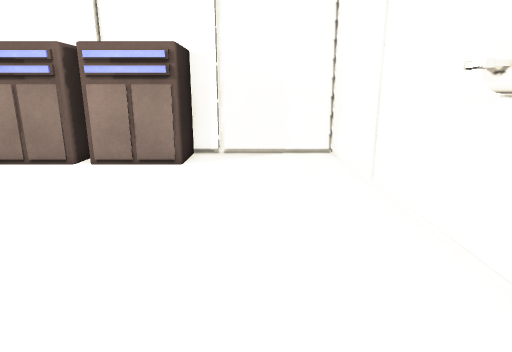
view 1 (above)

13 first-person views from a walk through a 3-D level made in the Unity game engine. The camera is 1.5 m above the floor, tilts 14° down and sees 75° across. The floor is counted in squares, 0.5 m on a side. Each view is taken from the middle of a square. On the plan, view 1 faces up. The plan holds only what a view shows up to about 20 squares ahead; the rest is blank. The player character is not drawn.

view 2
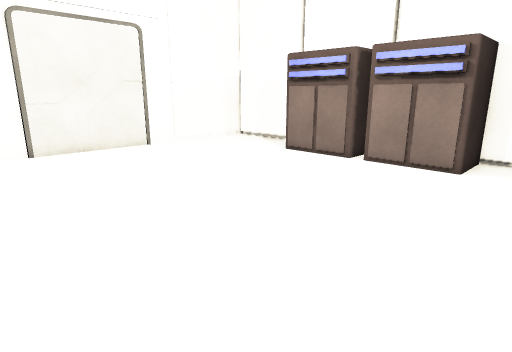

view 3
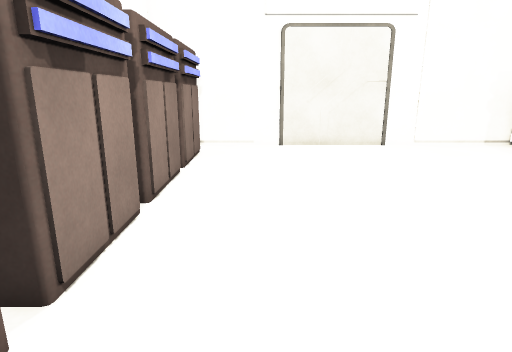

view 4
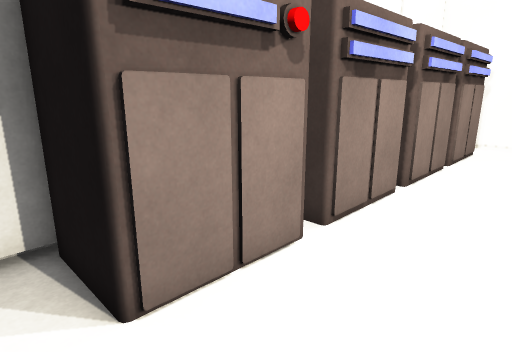

view 5
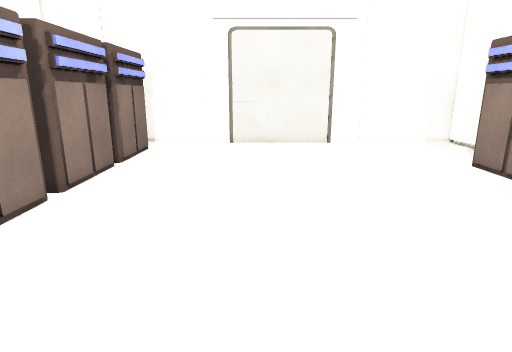

view 6
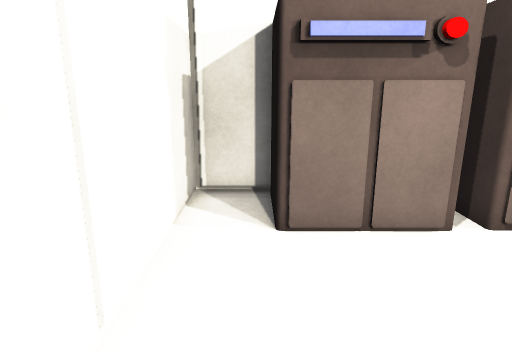

view 7
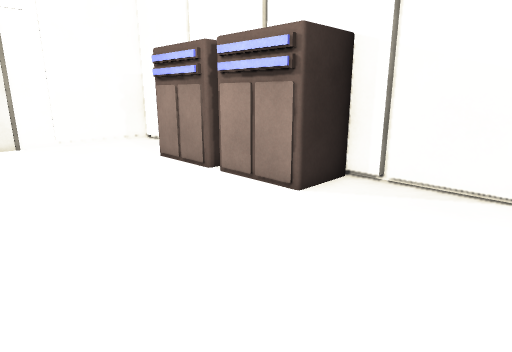

view 8
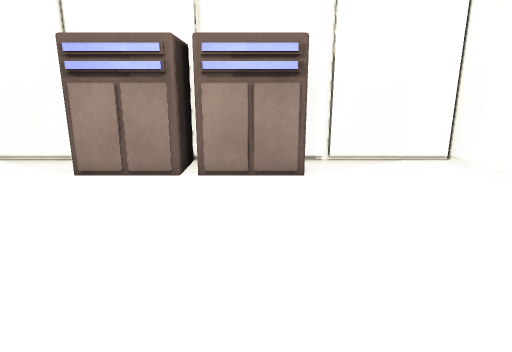

view 9
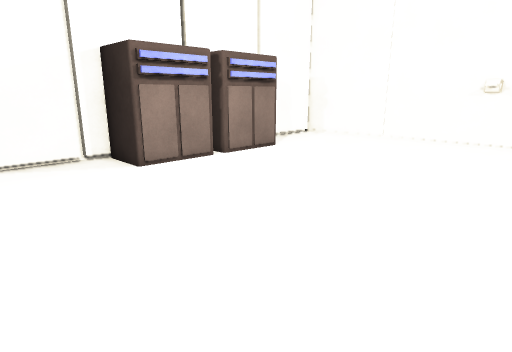

view 10
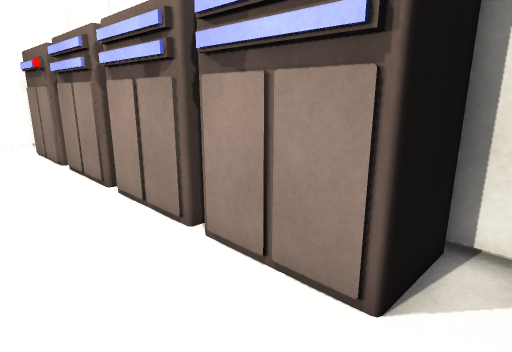

view 11
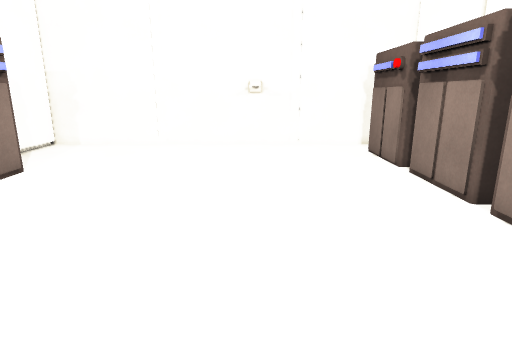

view 12
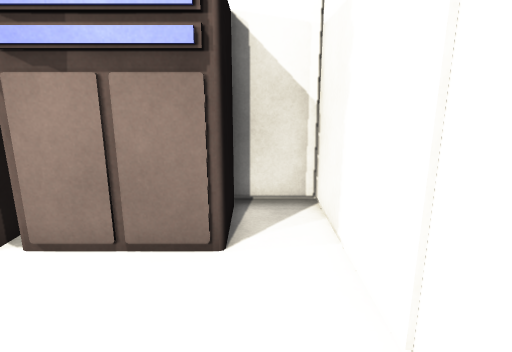

view 13
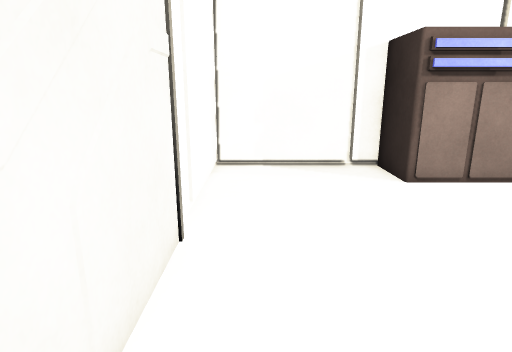

### Floor plan
Key: @ floor where view 1 was taken; # wall or solid block; . floor; G generator; O other object.
Columns run from 19 left of view 1 to 4 right of it. Each row starts with its distance up from view 1.
 17 ########   #    ########
 16 #......G   G    G......#
 15 #......G   GG   G......#
 14 #......GGGGGGGGGG......#
 13 #......................#
 12 #......................#
 11 #......................#
 10 #......................#
  9 #......................#
  8 # .....................#
  7  #.....................#
  6  #.....................#
  5 # ....................OO
  4 #......................#
  3 #......................#
  2 #......................#
  1 #......................#
  0 #..................@...#
 -1 #..GGGGGGGGGGGGGGGGGGG.#
 -2 #..G   G    G   G    G.#
 -3 #..G                 G.#
 -4 ###G                ####

Positions as (right, up) in squares from view 1, and headings:
1: (0, 0), facing up
2: (0, 0), facing up-left
3: (1, 2), facing left
4: (3, 3), facing down-left
5: (2, 5), facing left
6: (2, 6), facing down
7: (3, 6), facing up-left
8: (-5, 2), facing up
9: (-18, 1), facing up-right
10: (-18, 3), facing down-right
11: (-16, 5), facing right
12: (-17, 5), facing down
13: (-17, 3), facing up
